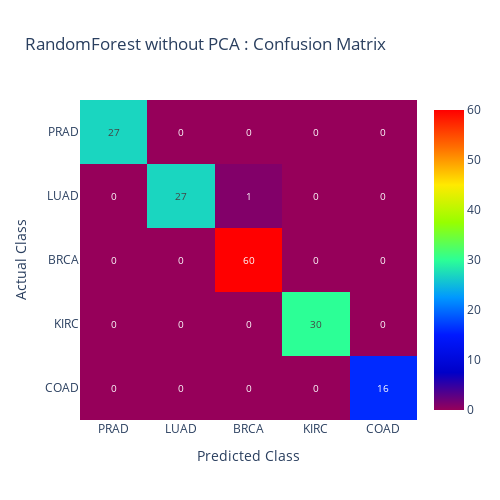

Notebook source saved alongside this figure:
### Code cell
# - interpreting Results
print(f"Out of Bag score: {rd_oob_score}")
print(f"Feature Importances: {rd_feature_imp.sort()}")
print(f"Accuracy : {rd_classifier.score(X_test, y_test)}")
print("Classification report: \n", report)

cm = confusion_matrix(y_true=y_test, y_pred=rd_preds, labels=class_unique_vals)
plot_confusion_matrix(cm, labels=class_unique_vals, title='RandomForest without PCA : Confusion Matrix')

### Figure 1 — Plotly figure (JSON) as saved in the notebook; plotly's stock layout.template omitted (floating-point values rounded to 4 significant figures)
{"data": [{"colorscale": [[0, "rgb(150,0,90)"], [0.125, "rgb(0,0,200)"], [0.25, "rgb(0,25,255)"], [0.375, "rgb(0,152,255)"], [0.5, "rgb(44,255,150)"], [0.625, "rgb(151,255,0)"], [0.75, "rgb(255,234,0)"], [0.875, "rgb(255,111,0)"], [1, "rgb(255,0,0)"]], "textfont": {"size": 10}, "texttemplate": "%{z}", "type": "heatmap", "x": ["PRAD", "LUAD", "BRCA", "KIRC", "COAD"], "y": ["COAD", "KIRC", "BRCA", "LUAD", "PRAD"], "z": [[0, 0, 0, 0, 16], [0, 0, 0, 30, 0], [0, 0, 60, 0, 0], [0, 27, 1, 0, 0], [27, 0, 0, 0, 0]]}], "layout": {"height": 500, "title": {"text": "RandomForest without PCA : Confusion Matrix"}, "width": 500, "xaxis": {"title": {"text": "Predicted Class"}}, "yaxis": {"title": {"text": "Actual Class"}}}}
